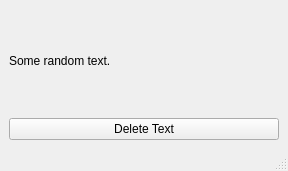
<?xml version="1.0" encoding="UTF-8"?>
<ui version="4.0">
 <class>MainWindow</class>
 <widget class="QMainWindow" name="MainWindow">
  <property name="geometry">
   <rect>
    <x>0</x>
    <y>0</y>
    <width>288</width>
    <height>171</height>
   </rect>
  </property>
  <property name="windowTitle">
   <string>MainWindow</string>
  </property>
  <widget class="QWidget" name="centralwidget">
   <layout class="QGridLayout" name="gridLayout">
    <item row="0" column="0">
     <widget class="QLabel" name="label">
      <property name="layoutDirection">
       <enum>Qt::LeftToRight</enum>
      </property>
      <property name="text">
       <string>Some random text.</string>
      </property>
     </widget>
    </item>
    <item row="1" column="0">
     <widget class="QPushButton" name="pushButton">
      <property name="text">
       <string>Delete Text</string>
      </property>
     </widget>
    </item>
   </layout>
  </widget>
  <widget class="QMenuBar" name="menubar">
   <property name="geometry">
    <rect>
     <x>0</x>
     <y>0</y>
     <width>288</width>
     <height>22</height>
    </rect>
   </property>
  </widget>
  <widget class="QStatusBar" name="statusbar"/>
 </widget>
 <resources/>
 <connections>
  <connection>
   <sender>pushButton</sender>
   <signal>clicked()</signal>
   <receiver>label</receiver>
   <slot>clear()</slot>
   <hints>
    <hint type="sourcelabel">
     <x>74</x>
     <y>207</y>
    </hint>
    <hint type="destinationlabel">
     <x>74</x>
     <y>109</y>
    </hint>
   </hints>
  </connection>
 </connections>
</ui>
